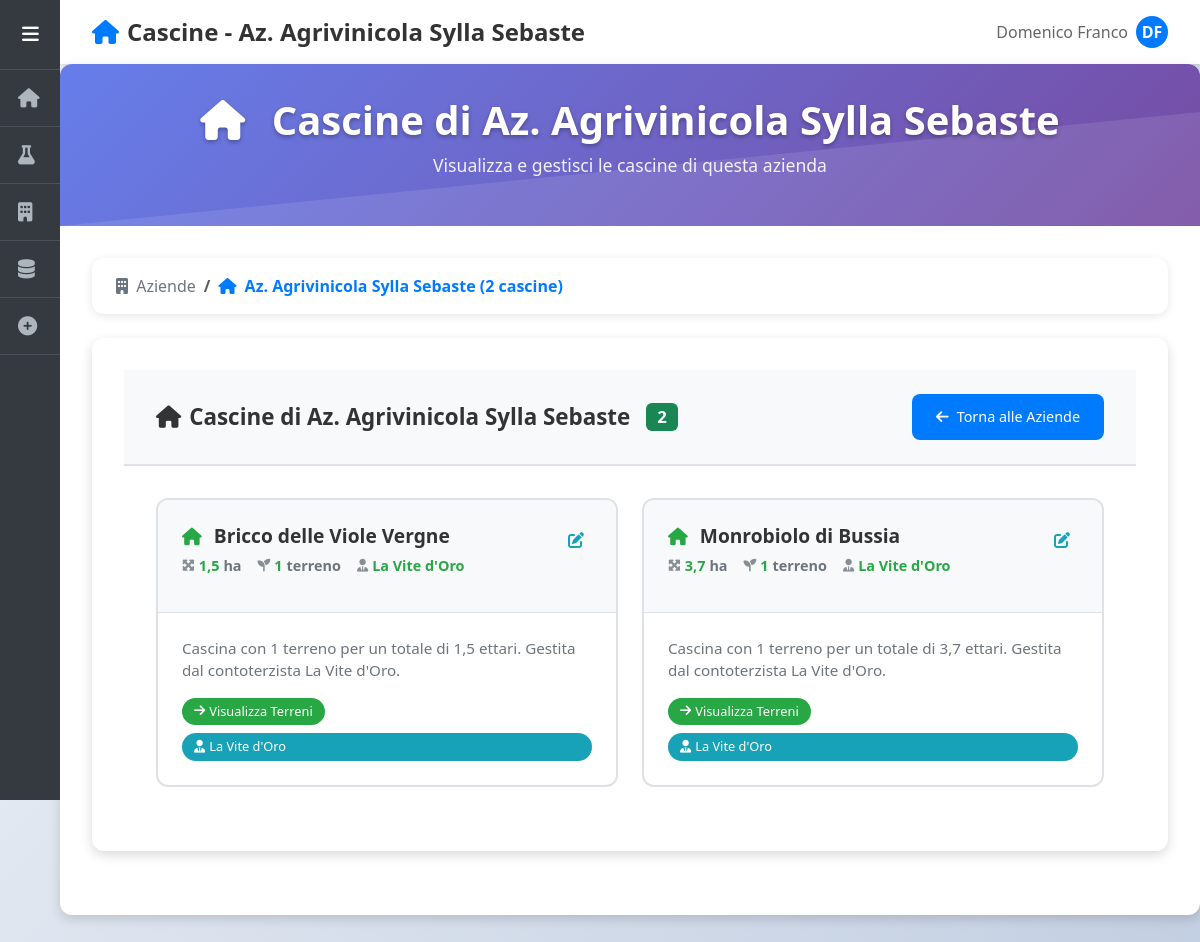
The app's page /aziende/202/cascine/, older data.
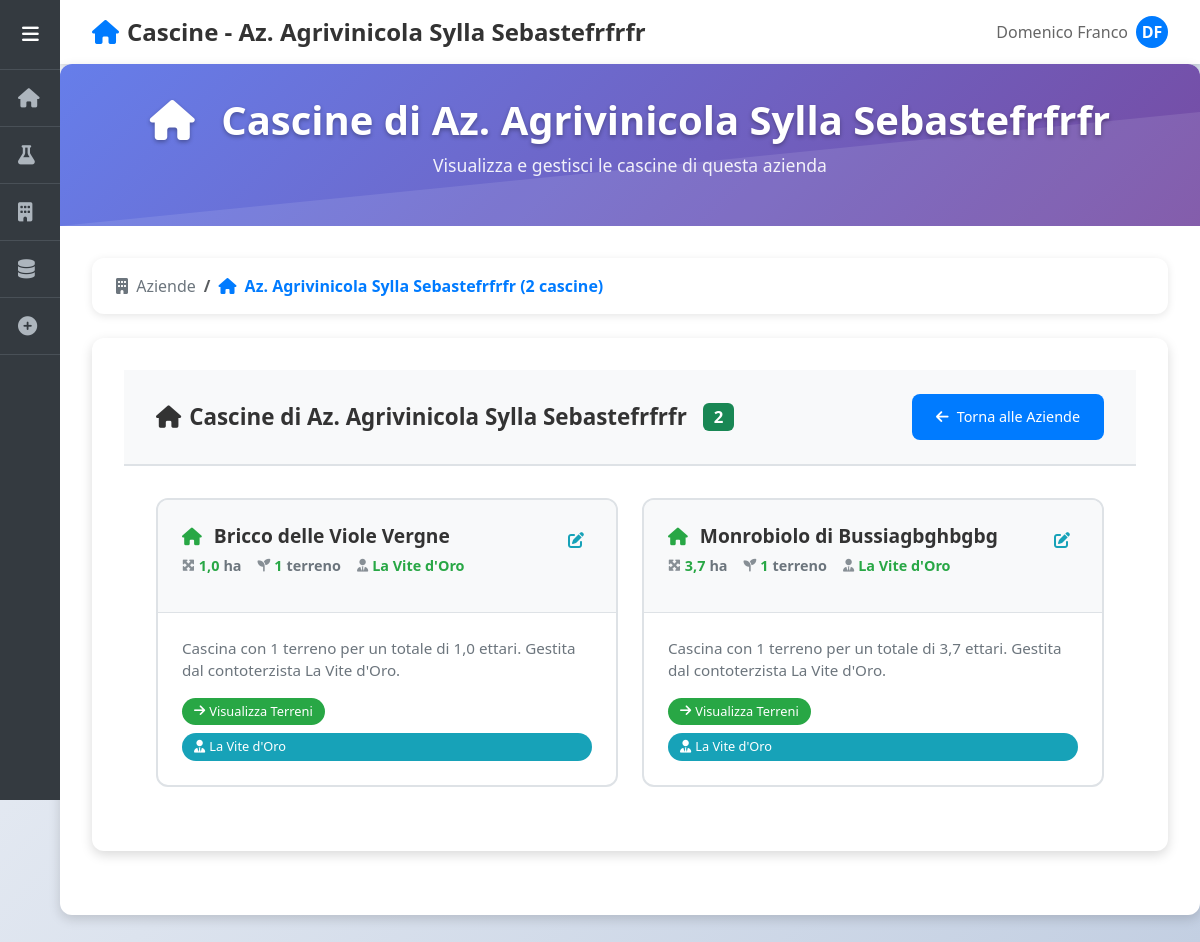
The same page, newer data.
### domenico/models.py (models this page shows, shortened)
class Cliente(models.Model):
    nome = models.CharField(max_length=200)
    creato_il = models.DateTimeField(auto_now_add=True)

class Contoterzista(models.Model):
    nome = models.CharField(max_length=200)
    email = models.EmailField(blank=True)
    class Meta:
        verbose_name = "Contoterzista"
        verbose_name_plural = "Contoterzisti"

class Cascina(models.Model):
    nome = models.CharField(max_length=200)
    cliente = models.ForeignKey(Cliente, on_delete=models.CASCADE, related_name='cascine')
    contoterzista = models.ForeignKey(
        Contoterzista,
        on_delete=models.SET_NULL,
        null=True,
        blank=True,
        related_name='cascine',
        help_text="Contoterzista responsabile per questa cascina (opzionale)"
    )

### domenico/views.py (the view)
# urls.py: path('aziende/<int:cliente_id>/cascine/', views.aziende_cascine, name='aziende_cascine'),
def aziende_cascine(request, cliente_id):
    from django.db.models import Sum, Count, Q
    from django.db.models.functions import Lower
    search_query = request.GET.get('search', '').strip()
    cliente = get_object_or_404(Cliente, id=cliente_id)
    cascine = cliente.cascine.prefetch_related(
        'terreni', 'contoterzista'
    ).annotate(
        superficie_totale=Sum('terreni__superficie')
    )
    if search_query:
        cascine = cascine.filter(
            nome__icontains=search_query
        )
    cascine = cascine.order_by(Lower('nome'))
    cascine_data = []
    for cascina in cascine:
        cascina_dict = {
            'id': cascina.id,
            'nome': cascina.nome,
            'superficie_totale': cascina.superficie_totale or 0,
            'terreni_count': cascina.terreni.count(),
            'contoterzista': cascina.contoterzista,
            'terreni': list(cascina.terreni.all().order_by(Lower('nome')))
        }
        cascine_data.append(cascina_dict)
    context = {
        'cliente': cliente,
        'cascine_data': cascine_data,
        'search_query': search_query,
        'total_count': len(cascine_data),
        'breadcrumb_level': 'cascine'
    }
    return render(request, 'aziende_cascine.html', context)

### domenico/templates/aziende_cascine.html (shortened to what the changed rows need)
{% extends 'base.html' %}
{% load aziende_extras %}
{% block page_title %}Cascine - {{ cliente.nome }}{% endblock %}
{% block page_icon %}<i class="fas fa-home"></i>{% endblock %}
{% block content %}
<div class="page-header">
    <div class="page-header-content">
        <h1>
            <i class="fas fa-home me-3"></i>
            Cascine di {{ cliente.nome }}
        </h1>
        <p>Visualizza e gestisci le cascine di questa azienda</p>
    </div>
</div>
<div class="breadcrumb-container">
    <nav aria-label="breadcrumb">
        <ol class="breadcrumb">
            <li class="breadcrumb-item">
                <a href="{% url 'aziende' %}">
                </a>
            </li>
            <li class="breadcrumb-item active">
                <i class="fas fa-home me-1"></i>
                {{ cliente.nome }} ({{ cascine_data|length }} cascin{{ cascine_data|length|pluralize:"a,e" }})
            </li>
        </ol>
    </nav>
</div>
<div class="content-area">
    <div class="content-header">
        <h2 class="content-title">
            <i class="fas fa-home"></i>
            Cascine di {{ cliente.nome }}
            <span class="badge bg-success ms-2">{{ cascine_data|length }}</span>
        </h2>
        <a href="{% url 'aziende' %}" class="back-button">
            <i class="fas fa-arrow-left"></i>
            Torna alle Aziende
        </a>
    </div>
    <div class="items-grid">
        {% for cascina in cascine_data %}
        <div class="item-card clickable" onclick="navigateToTerreni({{ cascina.id }}, '{{ cascina.nome|escapejs }}')">
            <div class="item-header">
                <div class="item-title">
                    <div class="item-title-content">
                        <div class="item-title-text">
                            <i class="fas fa-home item-icon"></i>
                            <span>{{ cascina.nome }}</span>
                        </div>
                        <div class="item-stats">
                            <div class="stat-item">
                                <i class="fas fa-expand-arrows-alt stat-icon"></i>
                                <span class="stat-value">{{ cascina.superficie_totale|floatformat:1 }}</span> ha
                            </div>
                            <div class="stat-item">
                                <i class="fas fa-seedling stat-icon"></i>
                                <span class="stat-value">{{ cascina.terreni_count }}</span> terren{{ cascina.terreni_count|pluralize:"o,i" }}
                            </div>
                            {% if cascina.contoterzista %}
                            <div class="stat-item">
                                <i class="fas fa-user-tie stat-icon"></i>
                                <span class="stat-value">{{ cascina.contoterzista.nome }}</span>
                            </div>
                            {% endif %}
                        </div>
                    </div>
                    <i class="fas fa-edit edit-icon" onclick="editItem(event, {{ cascina.id }}, 'cascina', '{{ cascina.nome|escapejs }}')" title="Modifica cascina"></i>
                </div>
            </div>
            <div class="item-content">
                <div class="item-description">
                    Cascina con {{ cascina.terreni_count }} terren{{ cascina.terreni_count|pluralize:"o,i" }} per un totale di {{ cascina.superficie_totale|floatformat:1 }} ettari.
                    {% if cascina.contoterzista %}
                        Gestita dal contoterzista {{ cascina.contoterzista.nome }}.
                    {% else %}
                        Nessun contoterzista assegnato.
                    {% endif %}
                </div>
                <div class="item-badge">
                    <i class="fas fa-arrow-right"></i>
                    Visualizza Terreni
                </div>
                {% if cascina.contoterzista %}
                <div class="contoterzista-badge">
                    <i class="fas fa-user-tie"></i>
                    {{ cascina.contoterzista.nome }}
                </div>
                {% endif %}
            </div>
        </div>
        {% empty %}
        <div class="empty-state">
            <i class="fas fa-home"></i>
            <h4>Nessuna Cascina Trovata</h4>
            <p>L'azienda "{{ cliente.nome }}" non ha ancora cascine associate.</p>
        </div>
        {% endfor %}
    </div>
</div>
{% endblock %}

Row changes from the older to the newer data that the page shows:
changed Cliente: nome "Az. Agrivinicola Sylla Sebaste" → "Az. Agrivinicola Sylla Sebastefrfrfr"
changed through a linked row, Contoterzista "La Vite d'Oro": superficie_totale "1,5" → "1,0"; nome "Monrobiolo di Bussia" → "Monrobiolo di Bussiagbghbgbg"
